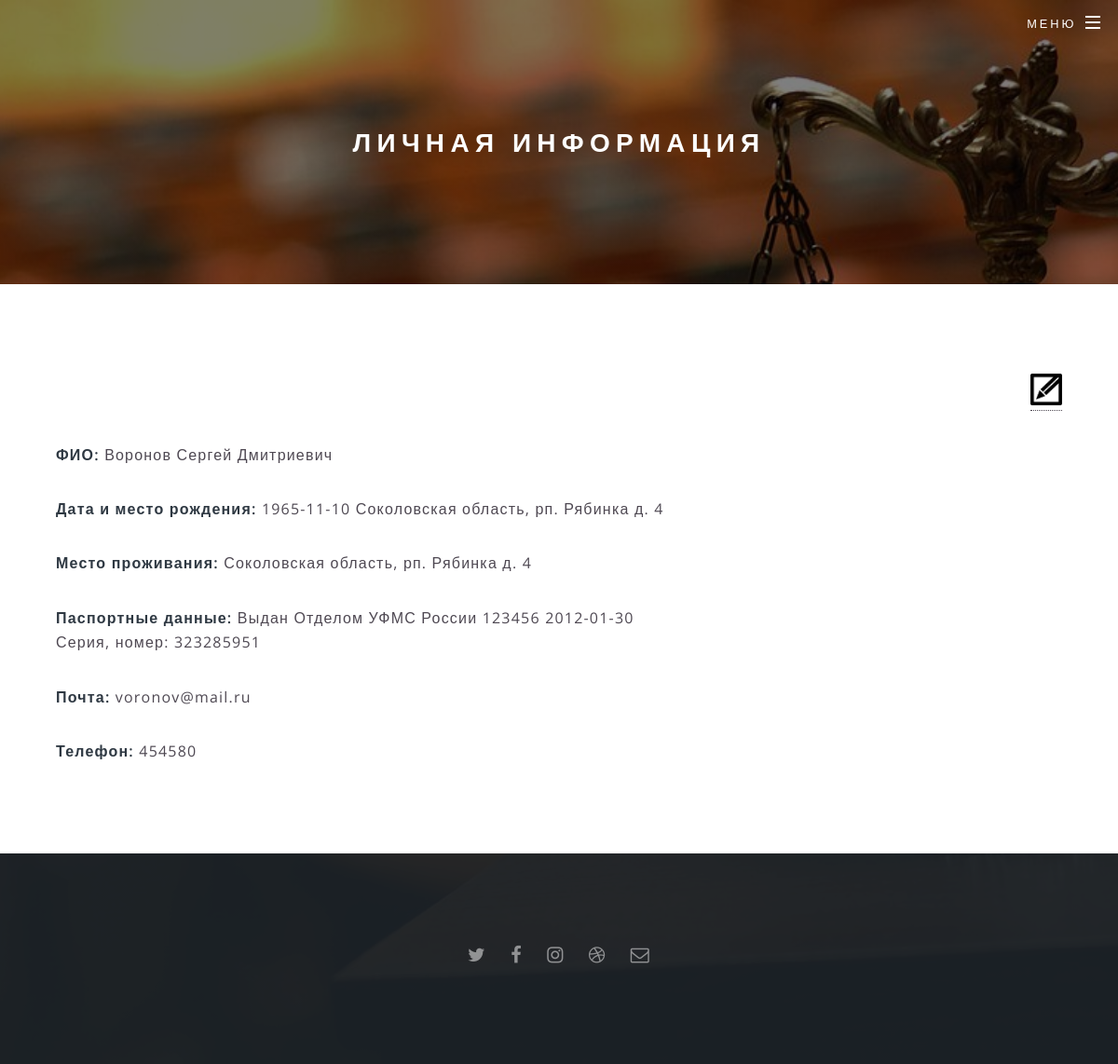
Page /additional/personal_area.php (signed in) on the committed database.
### tables this page shows
CREATE TABLE `users` (
  `id` int(11) NOT NULL,
  `name` text NOT NULL,
  `surname` text NOT NULL,
  `patronymic` text NOT NULL,
  `dob` date NOT NULL,
  `bpl` text NOT NULL,
  `residence` text NOT NULL,
  `passportID` varchar(15) NOT NULL,
  `issued` text NOT NULL,
  `division_code` varchar(15) NOT NULL,
  `doi` date NOT NULL,
  `mail` varchar(25) NOT NULL,
  `telf` varchar(15) NOT NULL,
  `login` varchar(25) NOT NULL,
  `password` varchar(25) NOT NULL,
  `ip` int(25) NOT NULL
);

### additional/personal_area.php (the view, shortened to what this page needs)
<?php
include("../include/header.php");
?>
<article id="main">
    <header>
        <h2>Личная информация</h2>
    </header>
    <section class="wrapper style5">
        <div class="inner">
        <?php
        $red = (int)$_GET['red'];
        if($red == 1){
        $sql = "SELECT * FROM users WHERE id='$id'";
        $result = mysqli_query($link, $sql);
        if ($result) {
            while ($row = mysqli_fetch_array($result)) {
                echo '
                    <p><a href="../additional/personal_area.php">Назад</a></br></p>
                    <form action="" method="post">
                    <p style="margin-bottom:5px; margin-left: 0%">
                        Фамилия: <input type="text" name="nameF" placeholder="Фамилия" style=" width: 75%" required value="' . $row['surname'].'"> <br>
                        Имя: <input type="text" name="nameI" placeholder="Имя" style=" width: 75%" required value=" ' . $row['name'] . '"> <br>
                        Отчество: <input type="text" name="nameO" placeholder="Отчество" style=" width: 75%" required value="' . $row['patronymic'].'"> <br>
                        Дата рождения: <input type="text" name="data" placeholder="Дата рождения" style=" width: 75%" required value="' . $row['dob'] . '"><br>
                        Место рождения: <input type="text" name="mest" placeholder="Место рождения" style=" width: 75%" required value="' . $row['bpl'].'">
                        <br>
                        Место проживания: <input type="text" name="mepro" placeholder="Место проживания" style=" width: 75%" required value="' . $row['residence'].'">
                        <br>
                        Серия и номер паспорта: <input type="text" name="nunb" placeholder="Серия и номер паспорта" style=" width: 75%" required value=" ' . $row['passportID'].'"> <br>
                        Выдан: <input type="text" name="vidn" placeholder="Выдан" style=" width: 75%" required value="' . $row['issued'] . '"> <br>
                        Код подразделения: <input type="text" name="code" placeholder="Код подразделения" style=" width: 75%" required value="' . $row['division_code'] . '"> <br>
                        Дата выдачи: <input type="text" name="davi" placeholder="Дата выдачи" style=" width: 75%" required value="' . $row['doi'] . '"> <br>
                        E-mail: <input type="email" name="mail" placeholder="E-mail" style=" width: 74.5%" required value="' . $row['mail'].'"> <br>
                        Контактный телефон: <input type="text" name="telf" placeholder="Контактный телефон" style=" width: 75%" required value="' . $row['telf'].'"><br>
                        Логин: <input name="login" type="text" placeholder="Логин"  style=" width: 75%" required value="' . $row['login'].'"><br>
                        Пароль: <input name="password" type="password" placeholder="Пароль" style=" width: 75%" value="' . $row['password'].'"><br>
                        Повторите пароль:
                        <input name="password2" type="password" placeholder="Повторите пароль" style=" width: 75%" value="' . $row['password'].'" ><br>
                        <button name="red" type="submit">Изменить</button>
                    </p>
                </form>';
            }
        }
        } else {
            $sql = "SELECT * FROM users WHERE id='$id'";
            $result = mysqli_query($link, $sql);
            if ($result) {
                while ($row = mysqli_fetch_array($result)) {
                    echo '<p align="right"> <a href="../additional/personal_area.php?red=1"> <img src="../images/red.jpg" style="width: 4ex"></a>';
                    echo '<p><b>ФИО: </b> ' . $row['surname'] . ' ' . $row['name'] . ' ' . $row['patronymic'];
                    echo '<p><b>Дата и место рождения: </b> ' . $row['dob'] . ' ' . $row['bpl'];
                    echo '<p><b>Место проживания: </b> ' . $row['residence'];
                    echo '<p><b>Паспортные данные: </b> Выдан ' . $row['issued'] . ' ' . $row['division_code'] . ' ' . $row['doi'] . '</br> Серия, номер: ' . $row['passportID'];
                    echo '<p><b>Почта: </b> ' . $row['mail'];
                    echo '<p><b>Телефон: </b> ' . $row['telf'];
                }
            }
        }
        ?>
        </div>
    </section>
</article>
<?php
include("../include/footer.php");
?>
</body>
</html>

### assets/css/main.css (style rules this page uses)
html, body, div, span, applet, object, iframe, h1, h2, h3, h4, h5, h6, p, blockquote, pre, a, abbr, acronym, address, big, cite, code, del, dfn, em, img, ins, kbd, q, s, samp, small, strike, strong, sub, sup, tt, var, b, u, i, center, dl, dt, dd, ol, ul, li, fieldset, form, label, legend, table, caption, tbody, tfoot, thead, tr, th, td, article, aside, canvas, details, embed, figure, figcaption, footer, header, hgroup, menu, nav, output, ruby, section, summary, time, mark, audio, video { margin: 0; padding: 0; border: 0; font-size: 100%; font: inherit; vertical-align: baseline; }
article, aside, details, figcaption, figure, footer, header, hgroup, menu, nav, section { display: block; }
body { line-height: 1; }
body { -webkit-text-size-adjust: none; }
*, *:before, *:after { -moz-box-sizing: border-box; -webkit-box-sizing: border-box; box-sizing: border-box; }
body { background: #2e3842; }
body, input, select, textarea { color: #fff; font-family: "Open Sans", Helvetica, sans-serif; font-size: 15pt; font-weight: 400; letter-spacing: 0.075em; line-height: 1.65em; }
@media screen and (max-width: 1680px) { body, input, select, textarea { font-size: 13pt; } }
@media screen and (max-width: 1280px) { body, input, select, textarea { font-size: 12pt; } }
a { -moz-transition: color 0.2s ease, border-bottom-color 0.2s ease; -webkit-transition: color 0.2s ease, border-bottom-color 0.2s ease; -ms-transition: color 0.2s ease, border-bottom-color 0.2s ease; transition: color 0.2s ease, border-bottom-color 0.2s ease; border-bottom: dotted 1px; color: inherit; text-decoration: none; }
strong, b { color: #fff; font-weight: 600; }
p { margin: 0 0 2em 0; }
h1, h2, h3, h4, h5, h6 { color: #fff; font-weight: 800; letter-spacing: 0.225em; line-height: 1em; margin: 0 0 1em 0; text-transform: uppercase; }
h2 { font-size: 1.35em; line-height: 1.75em; }
.wrapper { padding: 6em 0 4em 0 ; }
.wrapper > .inner { width: 60em; margin: 0 auto; }
@media screen and (max-width: 1280px) { .wrapper > .inner { width: 90%; } }
.wrapper.style5 { background-color: #ffffff; color: #4E4852; }
.wrapper.style5 strong, .wrapper.style5 b { color: #2E3842; }
#main > header { padding: 12em 0 10em 0 ; background-image: -moz-linear-gradient(top, rgba(0,0,0,0.5), rgba(0,0,0,0.5)), url("../../images/banner.jpg"); background-image: -webkit-linear-gradient(top, rgba(0,0,0,0.5), rgba(0,0,0,0.5)), url("../../images/banner.jpg"); background-image: -ms-linear-gradient(top, rgba(0,0,0,0.5), rgba(0,0,0,0.5)), url("../../images/banner.jpg"); background-image: linear-gradient(top, rgba(0,0,0,0.5), rgba(0,0,0,0.5)), url("../../images/banner.jpg"); background-attachment: fixed; background-position: center center; background-repeat: no-repeat; background-size: cover; text-align: center; }
#main > header h2 { font-size: 1.75em; margin: 0 0 0.5em 0; }
@media screen and (max-width: 1680px) { #main > header { padding: 10em 0 8em 0 ; } }
@media screen and (max-width: 1280px) { #main > header { padding: 8em 3em 6em 3em ; } }

### rows in the picture
users: surname "Воронов", name "Сергей", patronymic "Дмитриевич", dob "1965-11-10", bpl "Соколовская область, рп. Рябинка д. 4", residence "Соколовская область, рп. Рябинка д. 4", issued "Отделом УФМС России", division_code "123456", doi "2012-01-30", passportID "323285951", mail "voronov@mail.ru", telf "454580"
